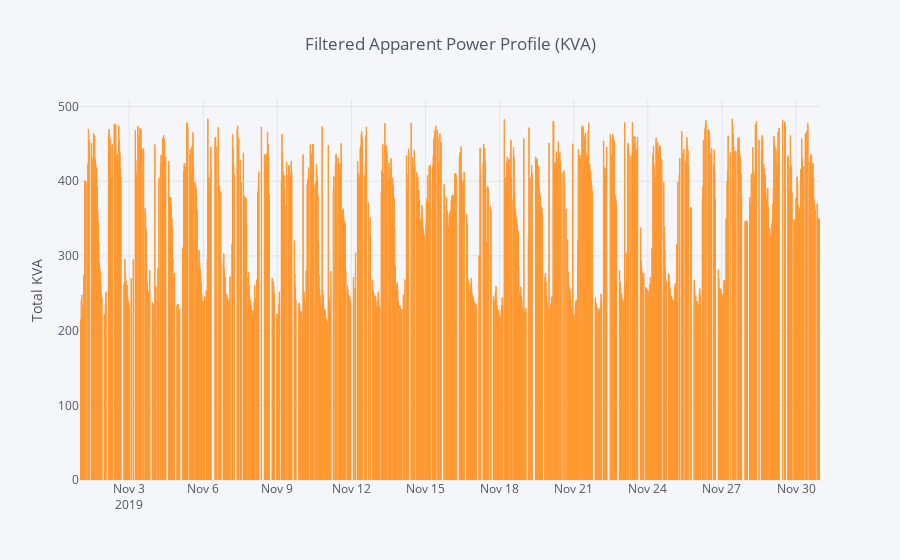

Write notebook code for a chart like this one.
### Code cell
fResults['KVA'].iplot(kind='bar', yTitle='Total KVA', title='Filtered Apparent Power Profile (KVA)')
print("FILTERED TOTAL KVA MAX: {:.3f}".format( fResults['KVA'].max() ))

### Figure 1 — Plotly figure (JSON) as saved in the notebook; plotly's stock layout.template omitted (floating-point values rounded to 4 significant figures; data arrays with more than 128 entries replaced by an {"elided": "..."} marker saying what was removed)
{"data": [{"marker": {"color": "rgba(255, 153, 51, 0.6)", "line": {"color": "rgba(255, 153, 51, 1.0)", "width": 1}}, "name": "KVA", "orientation": "v", "text": "", "type": "bar", "uid": "4c0e0e30-53f4-4fc3-92b1-4eb6b34fc48a", "x": {"elided": "1013 str values"}, "y": {"elided": "1013 float values"}}], "layout": {"legend": {"bgcolor": "#F5F6F9", "font": {"color": "#4D5663"}}, "paper_bgcolor": "#F5F6F9", "plot_bgcolor": "#F5F6F9", "title": {"font": {"color": "#4D5663"}, "text": "Filtered Apparent Power Profile (KVA)"}, "xaxis": {"gridcolor": "#E1E5ED", "showgrid": true, "tickfont": {"color": "#4D5663"}, "title": {"font": {"color": "#4D5663"}, "text": ""}, "zerolinecolor": "#E1E5ED"}, "yaxis": {"gridcolor": "#E1E5ED", "showgrid": true, "tickfont": {"color": "#4D5663"}, "title": {"font": {"color": "#4D5663"}, "text": "Total KVA"}, "zerolinecolor": "#E1E5ED"}}}
